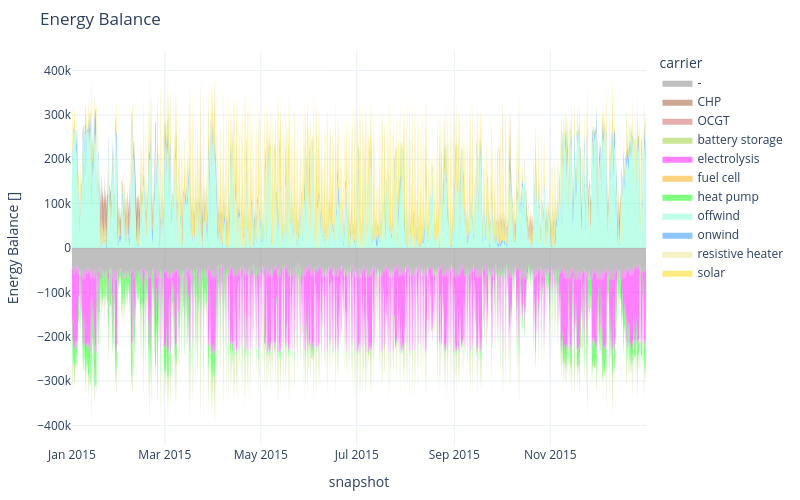

The cell this chart's notebook holds for it:
### Markdown cell above
The electricity energy balance as a time series:

### Code cell
n.statistics.energy_balance.iplot.area(bus_carrier="electricity")

### Figure 1 — Plotly figure (JSON) as saved in the notebook; plotly's stock layout.template omitted (floating-point values rounded to 4 significant figures; data arrays with more than 128 entries replaced by an {"elided": "..."} marker saying what was removed)
{"data": [{"fillpattern": {"shape": ""}, "hovertemplate": "carrier=offwind<br>snapshot=%{x}<br>Energy Balance []=%{y}<extra></extra>", "legendgroup": "offwind", "line": {"color": "aquamarine", "width": 0}, "marker": {"symbol": "circle"}, "mode": "lines", "name": "offwind", "orientation": "v", "showlegend": false, "stackgroup": "positive", "type": "scatter", "x": {"elided": "2118 str values"}, "xaxis": "x", "y": {"elided": "2118 float values"}, "yaxis": "y"}, {"fillpattern": {"shape": ""}, "hovertemplate": "carrier=onwind<br>snapshot=%{x}<br>Energy Balance []=%{y}<extra></extra>", "legendgroup": "onwind", "line": {"color": "dodgerblue", "width": 0}, "marker": {"symbol": "circle"}, "mode": "lines", "name": "onwind", "orientation": "v", "showlegend": false, "stackgroup": "positive", "type": "scatter", "x": {"elided": "1848 str values"}, "xaxis": "x", "y": {"elided": "1848 float values"}, "yaxis": "y"}, {"fillpattern": {"shape": ""}, "hovertemplate": "carrier=solar<br>snapshot=%{x}<br>Energy Balance []=%{y}<extra></extra>", "legendgroup": "solar", "line": {"color": "gold", "width": 0}, "marker": {"symbol": "circle"}, "mode": "lines", "name": "solar", "orientation": "v", "showlegend": false, "stackgroup": "positive", "type": "scatter", "x": {"elided": "1141 str values"}, "xaxis": "x", "y": {"elided": "1141 float values"}, "yaxis": "y"}, {"fillpattern": {"shape": ""}, "hovertemplate": "carrier=battery storage<br>snapshot=%{x}<br>Energy Balance []=%{y}<extra></extra>", "legendgroup": "battery storage", "line": {"color": "yellowgreen", "width": 0}, "marker": {"symbol": "circle"}, "mode": "lines", "name": "battery storage", "orientation": "v", "showlegend": false, "stackgroup": "positive", "type": "scatter", "x": {"elided": "721 str values"}, "xaxis": "x", "y": {"elided": "721 float values"}, "yaxis": "y"}, {"fillpattern": {"shape": ""}, "hovertemplate": "carrier=fuel cell<br>snapshot=%{x}<br>Energy Balance []=%{y}<extra></extra>", "legendgroup": "fuel cell", "line": {"color": "orange", "width": 0}, "marker": {"symbol": "circle"}, "mode": "lines", "name": "fuel cell", "orientation": "v", "showlegend": false, "stackgroup": "positive", "type": "scatter", "x": {"elided": "209 str values"}, "xaxis": "x", "y": {"elided": "209 float values"}, "yaxis": "y"}, {"fillpattern": {"shape": ""}, "hovertemplate": "carrier=CHP<br>snapshot=%{x}<br>Energy Balance []=%{y}<extra></extra>", "legendgroup": "CHP", "line": {"color": "sienna", "width": 0}, "marker": {"symbol": "circle"}, "mode": "lines", "name": "CHP", "orientation": "v", "showlegend": false, "stackgroup": "positive", "type": "scatter", "x": {"elided": "247 str values"}, "xaxis": "x", "y": {"elided": "247 float values"}, "yaxis": "y"}, {"fillpattern": {"shape": ""}, "hovertemplate": "carrier=-<br>snapshot=%{x}<br>Energy Balance []=%{y}<extra></extra>", "legendgroup": "-", "line": {"color": "gray", "width": 0}, "marker": {"symbol": "circle"}, "mode": "lines", "name": "-", "orientation": "v", "showlegend": false, "stackgroup": "negative", "type": "scatter", "x": {"elided": "2190 str values"}, "xaxis": "x", "y": {"elided": "2190 float values"}, "yaxis": "y"}, {"fillpattern": {"shape": ""}, "hovertemplate": "carrier=electrolysis<br>snapshot=%{x}<br>Energy Balance []=%{y}<extra></extra>", "legendgroup": "electrolysis", "line": {"color": "magenta", "width": 0}, "marker": {"symbol": "circle"}, "mode": "lines", "name": "electrolysis", "orientation": "v", "showlegend": false, "stackgroup": "negative", "type": "scatter", "x": {"elided": "1578 str values"}, "xaxis": "x", "y": {"elided": "1578 float values"}, "yaxis": "y"}, {"fillpattern": {"shape": ""}, "hovertemplate": "carrier=heat pump<br>snapshot=%{x}<br>Energy Balance []=%{y}<extra></extra>", "legendgroup": "heat pump", "line": {"color": "lime", "width": 0}, "marker": {"symbol": "circle"}, "mode": "lines", "name": "heat pump", "orientation": "v", "showlegend": false, "stackgroup": "negative", "type": "scatter", "x": {"elided": "2181 str values"}, "xaxis": "x", "y": {"elided": "2181 float values"}, "yaxis": "y"}, {"fillpattern": {"shape": ""}, "hovertemplate": "carrier=battery storage<br>snapshot=%{x}<br>Energy Balance []=%{y}<extra></extra>", "legendgroup": "battery storage", "line": {"color": "yellowgreen", "width": 0}, "marker": {"symbol": "circle"}, "mode": "lines", "name": "battery storage", "orientation": "v", "showlegend": false, "stackgroup": "negative", "type": "scatter", "x": {"elided": "585 str values"}, "xaxis": "x", "y": {"elided": "585 float values"}, "yaxis": "y"}, {"fillpattern": {"shape": ""}, "hovertemplate": "carrier=-<br>snapshot=%{x}<br>Energy Balance []=%{y}<extra></extra>", "legendgroup": "-", "line": {"color": "gray", "width": 0}, "marker": {"symbol": "circle"}, "mode": "lines", "name": "-", "orientation": "v", "showlegend": true, "stackgroup": "1", "type": "scatter", "x": ["2015-12-31T20:00:00.000000000"], "xaxis": "x", "y": [NaN], "yaxis": "y"}, {"fillpattern": {"shape": ""}, "hovertemplate": "carrier=CHP<br>snapshot=%{x}<br>Energy Balance []=%{y}<extra></extra>", "legendgroup": "CHP", "line": {"color": "sienna", "width": 0}, "marker": {"symbol": "circle"}, "mode": "lines", "name": "CHP", "orientation": "v", "showlegend": true, "stackgroup": "1", "type": "scatter", "x": ["2015-12-31T20:00:00.000000000"], "xaxis": "x", "y": [NaN], "yaxis": "y"}, {"fillpattern": {"shape": ""}, "hovertemplate": "carrier=OCGT<br>snapshot=%{x}<br>Energy Balance []=%{y}<extra></extra>", "legendgroup": "OCGT", "line": {"color": "indianred", "width": 0}, "marker": {"symbol": "circle"}, "mode": "lines", "name": "OCGT", "orientation": "v", "showlegend": true, "stackgroup": "1", "type": "scatter", "x": ["2015-12-31T20:00:00.000000000"], "xaxis": "x", "y": [NaN], "yaxis": "y"}, {"fillpattern": {"shape": ""}, "hovertemplate": "carrier=battery storage<br>snapshot=%{x}<br>Energy Balance []=%{y}<extra></extra>", "legendgroup": "battery storage", "line": {"color": "yellowgreen", "width": 0}, "marker": {"symbol": "circle"}, "mode": "lines", "name": "battery storage", "orientation": "v", "showlegend": true, "stackgroup": "1", "type": "scatter", "x": ["2015-12-31T20:00:00.000000000"], "xaxis": "x", "y": [NaN], "yaxis": "y"}, {"fillpattern": {"shape": ""}, "hovertemplate": "carrier=electrolysis<br>snapshot=%{x}<br>Energy Balance []=%{y}<extra></extra>", "legendgroup": "electrolysis", "line": {"color": "magenta", "width": 0}, "marker": {"symbol": "circle"}, "mode": "lines", "name": "electrolysis", "orientation": "v", "showlegend": true, "stackgroup": "1", "type": "scatter", "x": ["2015-12-31T20:00:00.000000000"], "xaxis": "x", "y": [NaN], "yaxis": "y"}, {"fillpattern": {"shape": ""}, "hovertemplate": "carrier=fuel cell<br>snapshot=%{x}<br>Energy Balance []=%{y}<extra></extra>", "legendgroup": "fuel cell", "line": {"color": "orange", "width": 0}, "marker": {"symbol": "circle"}, "mode": "lines", "name": "fuel cell", "orientation": "v", "showlegend": true, "stackgroup": "1", "type": "scatter", "x": ["2015-12-31T20:00:00.000000000"], "xaxis": "x", "y": [NaN], "yaxis": "y"}, {"fillpattern": {"shape": ""}, "hovertemplate": "carrier=heat pump<br>snapshot=%{x}<br>Energy Balance []=%{y}<extra></extra>", "legendgroup": "heat pump", "line": {"color": "lime", "width": 0}, "marker": {"symbol": "circle"}, "mode": "lines", "name": "heat pump", "orientation": "v", "showlegend": true, "stackgroup": "1", "type": "scatter", "x": ["2015-12-31T20:00:00.000000000"], "xaxis": "x", "y": [NaN], "yaxis": "y"}, {"fillpattern": {"shape": ""}, "hovertemplate": "carrier=offwind<br>snapshot=%{x}<br>Energy Balance []=%{y}<extra></extra>", "legendgroup": "offwind", "line": {"color": "aquamarine", "width": 0}, "marker": {"symbol": "circle"}, "mode": "lines", "name": "offwind", "orientation": "v", "showlegend": true, "stackgroup": "1", "type": "scatter", "x": ["2015-12-31T20:00:00.000000000"], "xaxis": "x", "y": [NaN], "yaxis": "y"}, {"fillpattern": {"shape": ""}, "hovertemplate": "carrier=onwind<br>snapshot=%{x}<br>Energy Balance []=%{y}<extra></extra>", "legendgroup": "onwind", "line": {"color": "dodgerblue", "width": 0}, "marker": {"symbol": "circle"}, "mode": "lines", "name": "onwind", "orientation": "v", "showlegend": true, "stackgroup": "1", "type": "scatter", "x": ["2015-12-31T20:00:00.000000000"], "xaxis": "x", "y": [NaN], "yaxis": "y"}, {"fillpattern": {"shape": ""}, "hovertemplate": "carrier=resistive heater<br>snapshot=%{x}<br>Energy Balance []=%{y}<extra></extra>", "legendgroup": "resistive heater", "line": {"color": "khaki", "width": 0}, "marker": {"symbol": "circle"}, "mode": "lines", "name": "resistive heater", "orientation": "v", "showlegend": true, "stackgroup": "1", "type": "scatter", "x": ["2015-12-31T20:00:00.000000000"], "xaxis": "x", "y": [NaN], "yaxis": "y"}, {"fillpattern": {"shape": ""}, "hovertemplate": "carrier=solar<br>snapshot=%{x}<br>Energy Balance []=%{y}<extra></extra>", "legendgroup": "solar", "line": {"color": "gold", "width": 0}, "marker": {"symbol": "circle"}, "mode": "lines", "name": "solar", "orientation": "v", "showlegend": true, "stackgroup": "1", "type": "scatter", "x": ["2015-12-31T20:00:00.000000000"], "xaxis": "x", "y": [NaN], "yaxis": "y"}], "layout": {"height": 500, "hovermode": "x", "legend": {"title": {"text": "carrier"}, "tracegroupgap": 0}, "margin": {"b": 50, "l": 50, "r": 50, "t": 50}, "title": {"text": "Energy Balance"}, "width": 800, "xaxis": {"anchor": "y", "domain": [0, 1], "title": {"text": "snapshot"}}, "yaxis": {"anchor": "x", "domain": [0, 1], "title": {"text": "Energy Balance []"}}}}
